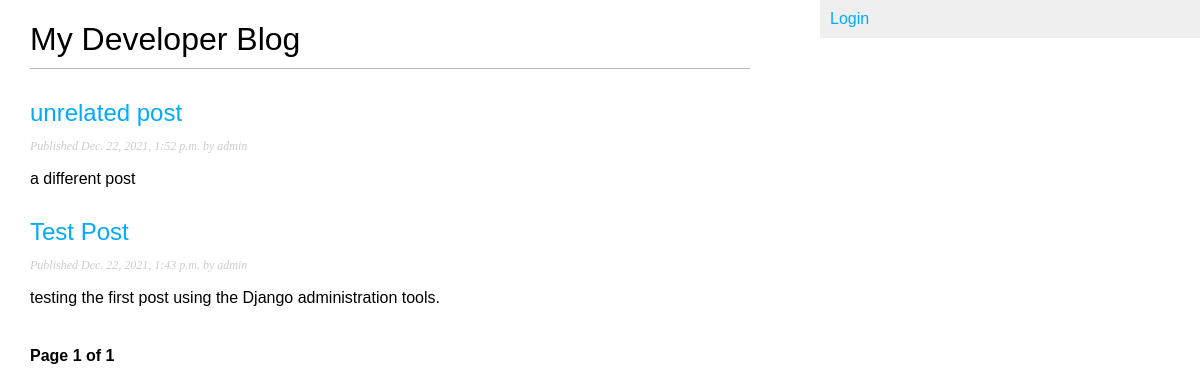
The app's page /, older data.
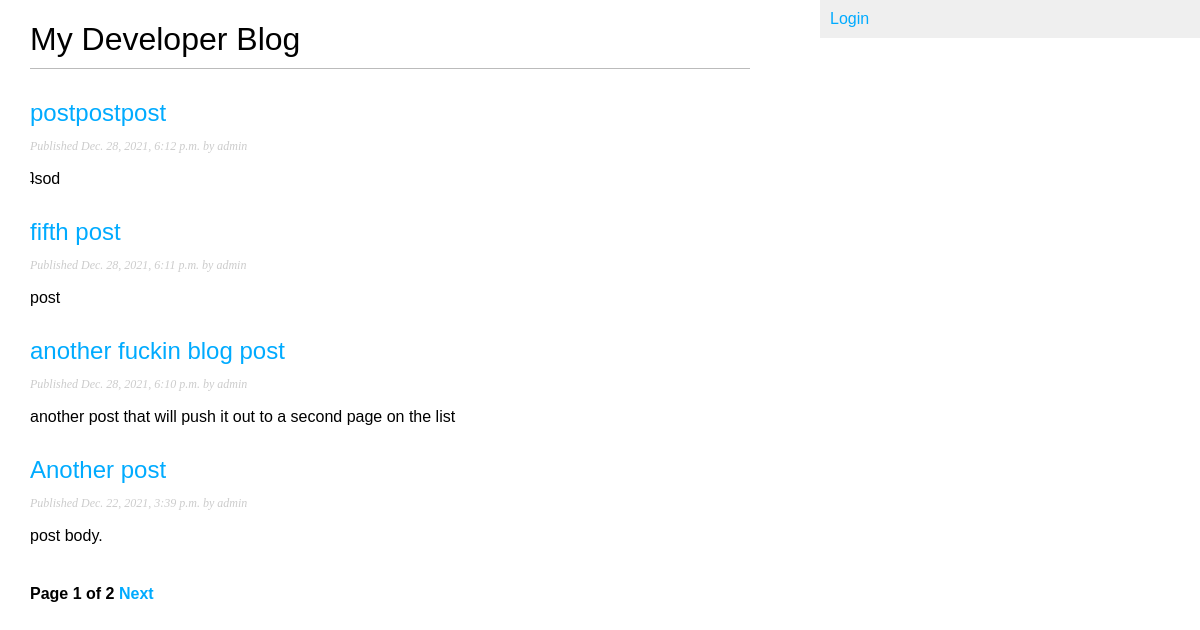
The same page, newer data.
### blog/models.py (models this page shows, shortened)
class Post(models.Model):
    STATUS_CHOICES = (
        ("draft", "Draft"),
        ("published", "Published"),
    )
    title = models.CharField(max_length=250)
    slug = models.SlugField(max_length=250, unique_for_date="publish")
    author = models.ForeignKey(User,
        on_delete=models.CASCADE,
        related_name="blog_posts")
    body = models.TextField()
    publish = models.DateTimeField(default=timezone.now)
    created = models.DateTimeField(auto_now_add=True)
    updated = models.DateTimeField(auto_now_add=True)
    status = models.CharField(max_length=10, choices=STATUS_CHOICES, default="draft")
    objects = models.Manager()
    published = PublishedManager()
    class Meta:
        ordering = ("-publish",)
    def get_absolute_url(self):
        return reverse("blog:post_detail",
                       args=[self.publish.year,
                             self.publish.month,
                             self.publish.day, self.slug])

### blog/views.py (the view)
# urls.py: path("", views.post_list, name="post_list"),
def post_list(request):
    object_list = Post.published.all()
    paginator = Paginator(object_list, 4) # 4 posts in each page
    page = request.GET.get('page')
    try:
        posts = paginator.page(page)
    except PageNotAnInteger:
        posts = paginator.page(1)
    except EmptyPage:
        posts = paginator.page(paginator.num_pages)
    return render(request,
                 'blog/post/list.html',
                 {'page': page,
                  'posts': posts})

### blog/models.py (called while the page is built)
    def get_queryset(self):
        return super(PublishedManager,
                self).get_queryset()\
                    .filter(status='published')

### blog/templates/blog/post/list.html (shortened to what this page needs)
{% extends "blog/base.html" %}
{% block content %}
    <h1>My Developer Blog</h1>
    {% for post in posts %}
        <h2>
            <a href="{{post.get_absolute_url}}">
                {{ post.title }}
            </a>
        </h2>
        <p class="date">
            Published {{ post.publish }} by {{ post.author }}
        </p>
        {{ post.body|truncatewords:30|linebreaks}}
    {% endfor %}
    {% include "pagination.html" with page=posts %}
{% endblock %}

Row changes from the older to the newer data that the page shows:
no longer on this page (row unchanged): Post: title "unrelated post", publish "Dec. 22, 2021, 1:52 p.m.", author "admin", body "a different post"
no longer on this page (row unchanged): Post: title "Test Post", publish "Dec. 22, 2021, 1:43 p.m.", author "admin", body "testing the first post using the Django administration tools."
added Post: title "postpostpost", publish "Dec. 28, 2021, 6:12 p.m.", author "admin", body "ʇsod"
added Post: title "fifth post", publish "Dec. 28, 2021, 6:11 p.m.", author "admin", body "post"
added Post: title "another fuckin blog post", publish "Dec. 28, 2021, 6:10 p.m.", author "admin", body "another post that will push it out to a second page on the list"
now on this page (row edited): Post: title "Another post", publish "Dec. 22, 2021, 3:39 p.m.", author "admin", body "post body."
Text that changed along with them:
{{ page.paginator.num_pages }}: "1" → "2"
text now shown: "Next"
